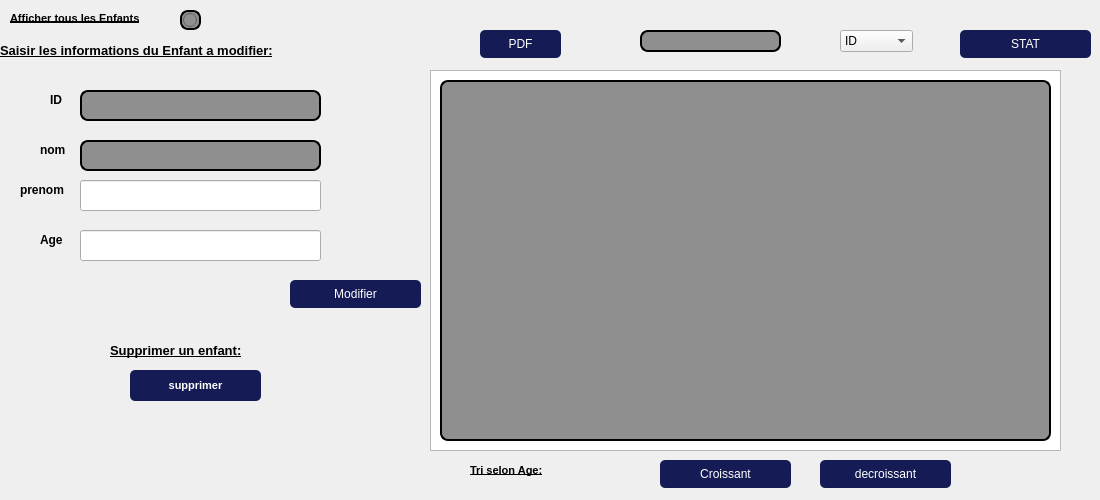
      <widget class="QWidget" name="tab_11">
       <attribute name="title">
        <string>Consulter un enfant</string>
       </attribute>
       <widget class="QLabel" name="label_9">
        <property name="geometry">
         <rect>
          <x>10</x>
          <y>10</y>
          <width>165</width>
          <height>16</height>
         </rect>
        </property>
        <property name="font">
         <font>
          <pointsize>8</pointsize>
          <weight>75</weight>
          <bold>true</bold>
          <underline>true</underline>
         </font>
        </property>
        <property name="text">
         <string>Afficher tous les Enfants</string>
        </property>
       </widget>
       <widget class="QRadioButton" name="radioButton_5">
        <property name="geometry">
         <rect>
          <x>180</x>
          <y>10</y>
          <width>21</width>
          <height>20</height>
         </rect>
        </property>
        <property name="styleSheet">
         <string notr="true">QRadioButton {
padding: 1px;
border-style: solid;
border: 2px solid gray;
border-radius: 8px;
background-color: rgb(143, 143, 143);
border:2px solid #000;
}</string>
        </property>
        <property name="text">
         <string/>
        </property>
       </widget>
       <widget class="QPushButton" name="pb_supprimer">
        <property name="geometry">
         <rect>
          <x>130</x>
          <y>370</y>
          <width>131</width>
          <height>31</height>
         </rect>
        </property>
        <property name="font">
         <font>
          <pointsize>8</pointsize>
          <weight>75</weight>
          <bold>true</bold>
          <underline>false</underline>
          <strikeout>false</strikeout>
         </font>
        </property>
        <property name="styleSheet">
         <string notr="true">
QPushButton {
     color: #fff !important;
text-transform: uppercase;
border-image:url(:/img/poubelle.png);
text-decoration: none;
background: #151B54;

border-radius: 5px;
display: inline-block;
border: none;
transition: all 0.4s ease 0s;
 }
 QPushButton:hover {
     background: #434343;
letter-spacing: 1px;
border-image:url(:/img/poubelle.png);
-webkit-box-shadow: 0px 5px 40px -10px rgba(0,0,0,0.57);
-moz-box-shadow: 0px 5px 40px -10px rgba(0,0,0,0.57);
box-shadow: 5px 40px -10px rgba(0,0,0,0.57);
transition: all 0.4s ease 0s;
 }</string>
        </property>
        <property name="text">
         <string>supprimer</string>
        </property>
       </widget>
       <widget class="QLabel" name="label_11">
        <property name="geometry">
         <rect>
          <x>0</x>
          <y>40</y>
          <width>391</width>
          <height>21</height>
         </rect>
        </property>
        <property name="font">
         <font>
          <pointsize>10</pointsize>
          <weight>75</weight>
          <bold>true</bold>
          <underline>true</underline>
         </font>
        </property>
        <property name="text">
         <string>Saisir les informations du Enfant a modifier:</string>
        </property>
       </widget>
       <widget class="QLabel" name="label_12">
        <property name="geometry">
         <rect>
          <x>110</x>
          <y>340</y>
          <width>211</width>
          <height>21</height>
         </rect>
        </property>
        <property name="font">
         <font>
          <pointsize>10</pointsize>
          <weight>75</weight>
          <bold>true</bold>
          <underline>true</underline>
         </font>
        </property>
        <property name="styleSheet">
         <string notr="true"/>
        </property>
        <property name="text">
         <string>Supprimer un enfant:</string>
        </property>
       </widget>
       <widget class="QTableView" name="tabproduit_6">
        <property name="geometry">
         <rect>
          <x>430</x>
          <y>70</y>
          <width>631</width>
          <height>381</height>
         </rect>
        </property>
       </widget>
       <widget class="QTableView" name="Enfant_affichage">
        <property name="geometry">
         <rect>
          <x>440</x>
          <y>80</y>
          <width>611</width>
          <height>361</height>
         </rect>
        </property>
        <property name="styleSheet">
         <string notr="true">QTableView {
padding: 1px;
border-style: solid;
border: 2px solid gray;
border-radius: 8px;
background-color: rgb(143, 143, 143);
border:2px solid #000;
}</string>
        </property>
       </widget>
       <widget class="QPushButton" name="modifier_Enfant">
        <property name="geometry">
         <rect>
          <x>290</x>
          <y>280</y>
          <width>131</width>
          <height>28</height>
         </rect>
        </property>
        <property name="styleSheet">
         <string notr="true">QPushButton {
padding: 1px;
border-style: solid;
border: 2px solid gray;
border-radius: 8px;
background-color: rgb(143, 143, 143);
border:2px solid #000;
}
QPushButton {
     color: #fff !important;
text-transform: uppercase;
text-decoration: none;
background: #151B54;

border-radius: 5px;
display: inline-block;
border: none;
transition: all 0.4s ease 0s;
 }
 QPushButton:hover {
     background: #434343;
letter-spacing: 1px;
-webkit-box-shadow: 0px 5px 40px -10px rgba(0,0,0,0.57);
-moz-box-shadow: 0px 5px 40px -10px rgba(0,0,0,0.57);
box-shadow: 5px 40px -10px rgba(0,0,0,0.57);
transition: all 0.4s ease 0s;
 }</string>
        </property>
        <property name="text">
         <string>Modifier</string>
        </property>
       </widget>
       <widget class="QLineEdit" name="recherche_Enfant">
        <property name="geometry">
         <rect>
          <x>640</x>
          <y>30</y>
          <width>141</width>
          <height>22</height>
         </rect>
        </property>
        <property name="styleSheet">
         <string notr="true">QLineEdit {
padding: 1px;
border-style: solid;
border: 2px solid gray;
border-radius: 8px;
background-color: rgb(143, 143, 143);
border:2px solid #000;
}</string>
        </property>
        <property name="text">
         <string/>
        </property>
       </widget>
       <widget class="QComboBox" name="comboBox_recherche_Enfant">
        <property name="geometry">
         <rect>
          <x>840</x>
          <y>30</y>
          <width>73</width>
          <height>22</height>
         </rect>
        </property>
        <item>
         <property name="text">
          <string>ID</string>
         </property>
        </item>
        <item>
         <property name="text">
          <string>nom</string>
         </property>
        </item>
        <item>
         <property name="text">
          <string>prenom</string>
         </property>
        </item>
        <item>
         <property name="text">
          <string>AGE</string>
         </property>
        </item>
       </widget>
       <widget class="QLabel" name="label_18">
        <property name="geometry">
         <rect>
          <x>470</x>
          <y>450</y>
          <width>191</width>
          <height>41</height>
         </rect>
        </property>
        <property name="font">
         <font>
          <pointsize>8</pointsize>
          <weight>75</weight>
          <bold>true</bold>
          <underline>true</underline>
         </font>
        </property>
        <property name="text">
         <string>Tri selon Age:</string>
        </property>
       </widget>
       <widget class="QPushButton" name="tri_deccroissant_Enfant">
        <property name="geometry">
         <rect>
          <x>820</x>
          <y>460</y>
          <width>131</width>
          <height>28</height>
         </rect>
        </property>
        <property name="styleSheet">
         <string notr="true">QPushButton {
padding: 1px;
border-style: solid;
border: 2px solid gray;
border-radius: 8px;
background-color: rgb(143, 143, 143);
border:2px solid #000;
}
QPushButton {
     color: #fff !important;
text-transform: uppercase;
text-decoration: none;
background: #151B54;

border-radius: 5px;
display: inline-block;
border: none;
transition: all 0.4s ease 0s;
 }
 QPushButton:hover {
     background: #434343;
letter-spacing: 1px;
-webkit-box-shadow: 0px 5px 40px -10px rgba(0,0,0,0.57);
-moz-box-shadow: 0px 5px 40px -10px rgba(0,0,0,0.57);
box-shadow: 5px 40px -10px rgba(0,0,0,0.57);
transition: all 0.4s ease 0s;
 }</string>
        </property>
        <property name="text">
         <string>decroissant</string>
        </property>
       </widget>
       <widget class="QPushButton" name="tri_croissant_Enfant">
        <property name="geometry">
         <rect>
          <x>660</x>
          <y>460</y>
          <width>131</width>
          <height>28</height>
         </rect>
        </property>
        <property name="styleSheet">
         <string notr="true">QPushButton {
padding: 1px;
border-style: solid;
border: 2px solid gray;
border-radius: 8px;
background-color: rgb(143, 143, 143);
border:2px solid #000;
}
QPushButton {
     color: #fff !important;
text-transform: uppercase;
text-decoration: none;
background: #151B54;

border-radius: 5px;
display: inline-block;
border: none;
transition: all 0.4s ease 0s;
 }
 QPushButton:hover {
     background: #434343;
letter-spacing: 1px;
-webkit-box-shadow: 0px 5px 40px -10px rgba(0,0,0,0.57);
-moz-box-shadow: 0px 5px 40px -10px rgba(0,0,0,0.57);
box-shadow: 5px 40px -10px rgba(0,0,0,0.57);
transition: all 0.4s ease 0s;
 }</string>
        </property>
        <property name="text">
         <string>Croissant</string>
        </property>
       </widget>
       <widget class="QPushButton" name="stat_Enfant">
        <property name="geometry">
         <rect>
          <x>960</x>
          <y>30</y>
          <width>131</width>
          <height>28</height>
         </rect>
        </property>
        <property name="styleSheet">
         <string notr="true">QPushButton {
padding: 1px;
border-style: solid;
border: 2px solid gray;
border-radius: 8px;
background-color: rgb(143, 143, 143);
border:2px solid #000;
}
QPushButton {
     color: #fff !important;
text-transform: uppercase;
text-decoration: none;
background: #151B54;

border-radius: 5px;
display: inline-block;
border: none;
transition: all 0.4s ease 0s;
 }
 QPushButton:hover {
     background: #434343;
letter-spacing: 1px;
-webkit-box-shadow: 0px 5px 40px -10px rgba(0,0,0,0.57);
-moz-box-shadow: 0px 5px 40px -10px rgba(0,0,0,0.57);
box-shadow: 5px 40px -10px rgba(0,0,0,0.57);
transition: all 0.4s ease 0s;
 }</string>
        </property>
        <property name="text">
         <string>STAT</string>
        </property>
       </widget>
       <widget class="QPushButton" name="pdf_Enfant">
        <property name="geometry">
         <rect>
          <x>480</x>
          <y>30</y>
          <width>81</width>
          <height>28</height>
         </rect>
        </property>
        <property name="styleSheet">
         <string notr="true">QPushButton {
padding: 1px;
border-style: solid;
border: 2px solid gray;
border-radius: 8px;
background-color: rgb(143, 143, 143);
border:2px solid #000;
}
QPushButton {
     color: #fff !important;
text-transform: uppercase;
text-decoration: none;
background: #151B54;

border-radius: 5px;
display: inline-block;
border: none;
transition: all 0.4s ease 0s;
 }
 QPushButton:hover {
     background: #434343;
letter-spacing: 1px;
-webkit-box-shadow: 0px 5px 40px -10px rgba(0,0,0,0.57);
-moz-box-shadow: 0px 5px 40px -10px rgba(0,0,0,0.57);
box-shadow: 5px 40px -10px rgba(0,0,0,0.57);
transition: all 0.4s ease 0s;
 }</string>
        </property>
        <property name="text">
         <string>PDF</string>
        </property>
       </widget>
       <widget class="QLabel" name="quantite_11">
        <property name="geometry">
         <rect>
          <x>20</x>
          <y>180</y>
          <width>61</width>
          <height>20</height>
         </rect>
        </property>
        <property name="font">
         <font>
          <pointsize>9</pointsize>
          <weight>75</weight>
          <bold>true</bold>
          <underline>false</underline>
         </font>
        </property>
        <property name="text">
         <string>prenom</string>
        </property>
       </widget>
       <widget class="QLabel" name="reference_5">
        <property name="geometry">
         <rect>
          <x>40</x>
          <y>140</y>
          <width>31</width>
          <height>20</height>
         </rect>
        </property>
        <property name="font">
         <font>
          <pointsize>9</pointsize>
          <weight>75</weight>
          <bold>true</bold>
          <underline>false</underline>
         </font>
        </property>
        <property name="text">
         <string>nom</string>
        </property>
       </widget>
       <widget class="QLineEdit" name="lineEdit_nom_m">
        <property name="geometry">
         <rect>
          <x>80</x>
          <y>140</y>
          <width>241</width>
          <height>31</height>
         </rect>
        </property>
        <property name="styleSheet">
         <string notr="true">QLineEdit {
padding: 1px;
border-style: solid;
border: 2px solid gray;
border-radius: 8px;
background-color: rgb(143, 143, 143);
border:2px solid #000;
}</string>
        </property>
       </widget>
       <widget class="QLineEdit" name="lineEdit_prenom_m">
        <property name="geometry">
         <rect>
          <x>80</x>
          <y>180</y>
          <width>241</width>
          <height>31</height>
         </rect>
        </property>
        <property name="styleSheet">
         <string notr="true">QLineEdit {
padding: 1px;
border-style: solid;
border: 2px solid gray;
border-radius: 8px;
background-color: rgb(143, 143, 143);
border:2px solid #000;
}border:2px solid #000;</string>
        </property>
       </widget>
       <widget class="QLabel" name="quantite_3">
        <property name="geometry">
         <rect>
          <x>40</x>
          <y>230</y>
          <width>31</width>
          <height>20</height>
         </rect>
        </property>
        <property name="font">
         <font>
          <pointsize>9</pointsize>
          <weight>75</weight>
          <bold>true</bold>
          <underline>false</underline>
         </font>
        </property>
        <property name="text">
         <string>Age</string>
        </property>
       </widget>
       <widget class="QLineEdit" name="lineEdit_age_m">
        <property name="geometry">
         <rect>
          <x>80</x>
          <y>230</y>
          <width>241</width>
          <height>31</height>
         </rect>
        </property>
        <property name="styleSheet">
         <string notr="true">QLineEdit {
padding: 1px;
border-style: solid;
border: 2px solid gray;
border-radius: 8px;
background-color: rgb(143, 143, 143);
border:2px solid #000;
}border:2px solid #000;</string>
        </property>
       </widget>
       <widget class="QLineEdit" name="lineEdit_id_m">
        <property name="geometry">
         <rect>
          <x>80</x>
          <y>90</y>
          <width>241</width>
          <height>31</height>
         </rect>
        </property>
        <property name="styleSheet">
         <string notr="true">QLineEdit {
padding: 1px;
border-style: solid;
border: 2px solid gray;
border-radius: 8px;
background-color: rgb(143, 143, 143);
border:2px solid #000;
font-colo:#FFFFFF
}</string>
        </property>
        <property name="text">
         <string/>
        </property>
       </widget>
       <widget class="QLabel" name="reference_6">
        <property name="geometry">
         <rect>
          <x>50</x>
          <y>90</y>
          <width>31</width>
          <height>20</height>
         </rect>
        </property>
        <property name="font">
         <font>
          <pointsize>9</pointsize>
          <weight>75</weight>
          <bold>true</bold>
          <underline>false</underline>
         </font>
        </property>
        <property name="text">
         <string>ID</string>
        </property>
       </widget>
      </widget>
